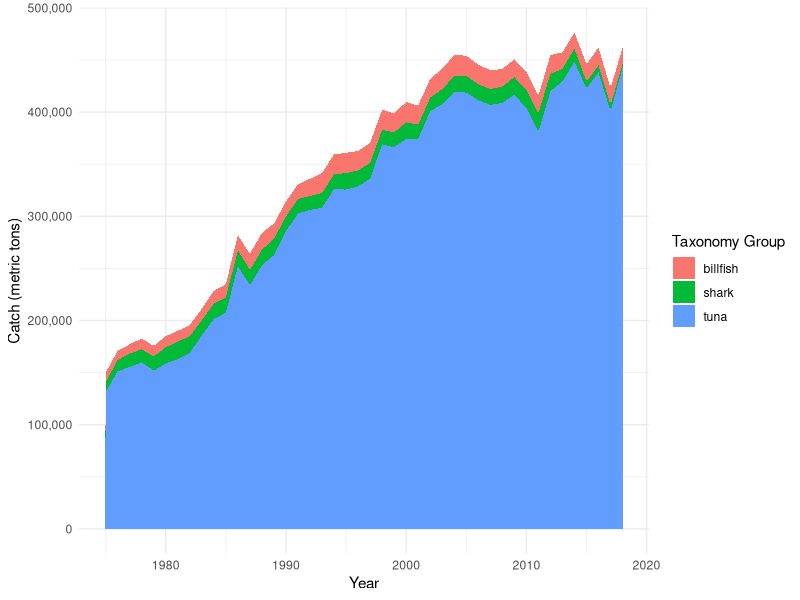
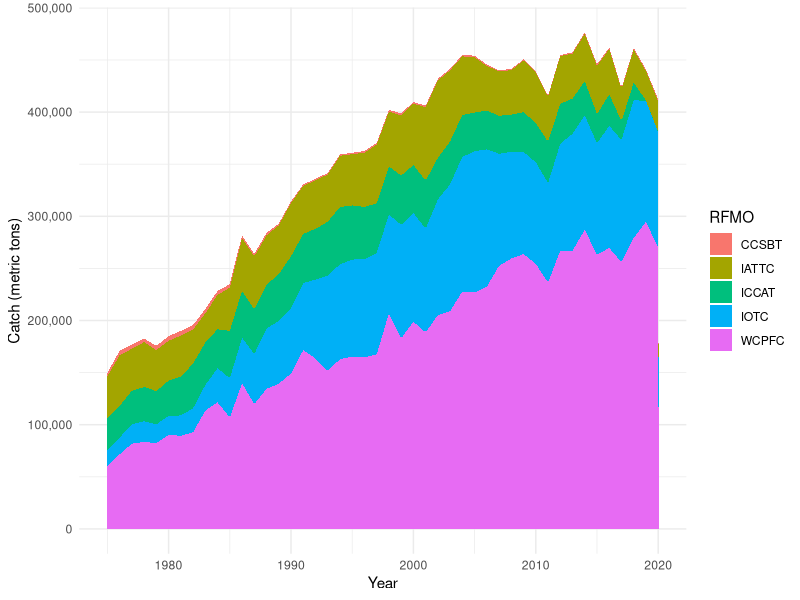

Write the R code that produced these figures, in order.
## ---- chunk 1
knitr::opts_chunk$set(echo = TRUE, warning = FALSE, message = FALSE)

library(tidyverse)
library(here)

## ---- chunk 2
shark_catch <- read_csv(here('data', 'shark', 'all_shark_catch.csv'))

billfish_catch <- read_csv(here('data', 'billfish', 'all_billfish_catch.csv'))

tuna_catch <- read_csv(here('data', 'tuna', 'all_tuna_catch.csv'))

all_catch <- data.frame(tuna_catch) %>% 
  bind_rows(billfish_catch,
            shark_catch) %>% 
  drop_na()

all_catch_condensed <- all_catch %>% 
  group_by(year, tax_grp) %>% 
  summarize(catch = sum(catch)) %>% 
  filter(year %in% c(1975:2018))
## ---- chunk 3
ggplot(all_catch_condensed, aes(x = year, y = catch, fill = tax_grp)) +
  geom_area() +
  scale_y_continuous(labels = scales::label_comma(scale = .1)) +
  labs(x = "Year", y = "Catch (metric tons)", fill = "Taxonomy Group") +
  theme_minimal()
## ---- chunk 4
all_catch_rfmo <- all_catch %>% 
  group_by(year, rfmo) %>% 
  summarize(catch = sum(catch)) %>% 
  filter(year %in% c(1975:2020))

ggplot(all_catch_rfmo, aes(x = year, y = catch, fill = rfmo)) +
  geom_area() +
  scale_y_continuous(labels = scales::label_comma(scale = .1)) +
  labs(x = "Year", y = "Catch (metric tons)", fill = "RFMO") +
  theme_minimal()
